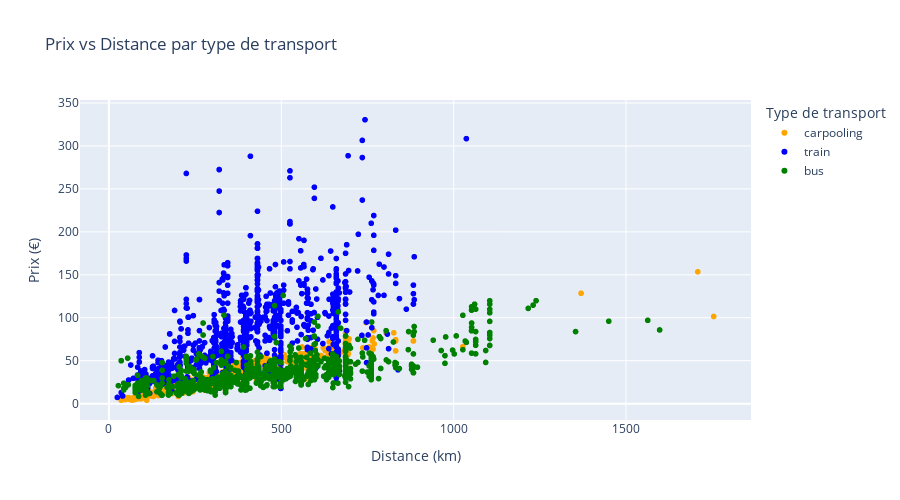

The code cell stored with this chart in its notebook:
### Markdown cell above
### 8.4 Relation Prix-Distance (Scatter Plot)

### Code cell
sample_data = ticket.sample(min(5000, len(ticket)), random_state=42)

fig4 = px.scatter(sample_data, x='distance_km', y='price_eur', color='transport_type',
                  title='Prix vs Distance par type de transport',
                  labels={'distance_km': 'Distance (km)', 'price_eur': 'Prix (€)', 'transport_type': 'Type de transport'},
                  color_discrete_map={
                      'train': 'blue',
                      'bus': 'green',
                      'carpooling': 'orange',
                  })
fig4.update_layout(height=500)
fig4.show()

### Figure 1 — Plotly figure (JSON) as saved in the notebook; plotly's stock layout.template omitted (floating-point values rounded to 4 significant figures; data arrays with more than 128 entries replaced by an {"elided": "..."} marker saying what was removed)
{"data": [{"hovertemplate": "Type de transport=carpooling<br>Distance (km)=%{x}<br>Prix (€)=%{y}<extra></extra>", "legendgroup": "carpooling", "marker": {"color": "orange", "symbol": "circle"}, "mode": "markers", "name": "carpooling", "showlegend": true, "type": "scattergl", "x": {"elided": "2812 float values"}, "xaxis": "x", "y": {"elided": "2812 float values"}, "yaxis": "y"}, {"hovertemplate": "Type de transport=train<br>Distance (km)=%{x}<br>Prix (€)=%{y}<extra></extra>", "legendgroup": "train", "marker": {"color": "blue", "symbol": "circle"}, "mode": "markers", "name": "train", "showlegend": true, "type": "scattergl", "x": {"elided": "1234 float values"}, "xaxis": "x", "y": {"elided": "1234 float values"}, "yaxis": "y"}, {"hovertemplate": "Type de transport=bus<br>Distance (km)=%{x}<br>Prix (€)=%{y}<extra></extra>", "legendgroup": "bus", "marker": {"color": "green", "symbol": "circle"}, "mode": "markers", "name": "bus", "showlegend": true, "type": "scattergl", "x": {"elided": "954 float values"}, "xaxis": "x", "y": {"elided": "954 float values"}, "yaxis": "y"}], "layout": {"height": 500, "legend": {"title": {"text": "Type de transport"}, "tracegroupgap": 0}, "title": {"text": "Prix vs Distance par type de transport"}, "xaxis": {"anchor": "y", "domain": [0, 1], "title": {"text": "Distance (km)"}}, "yaxis": {"anchor": "x", "domain": [0, 1], "title": {"text": "Prix (€)"}}}}
